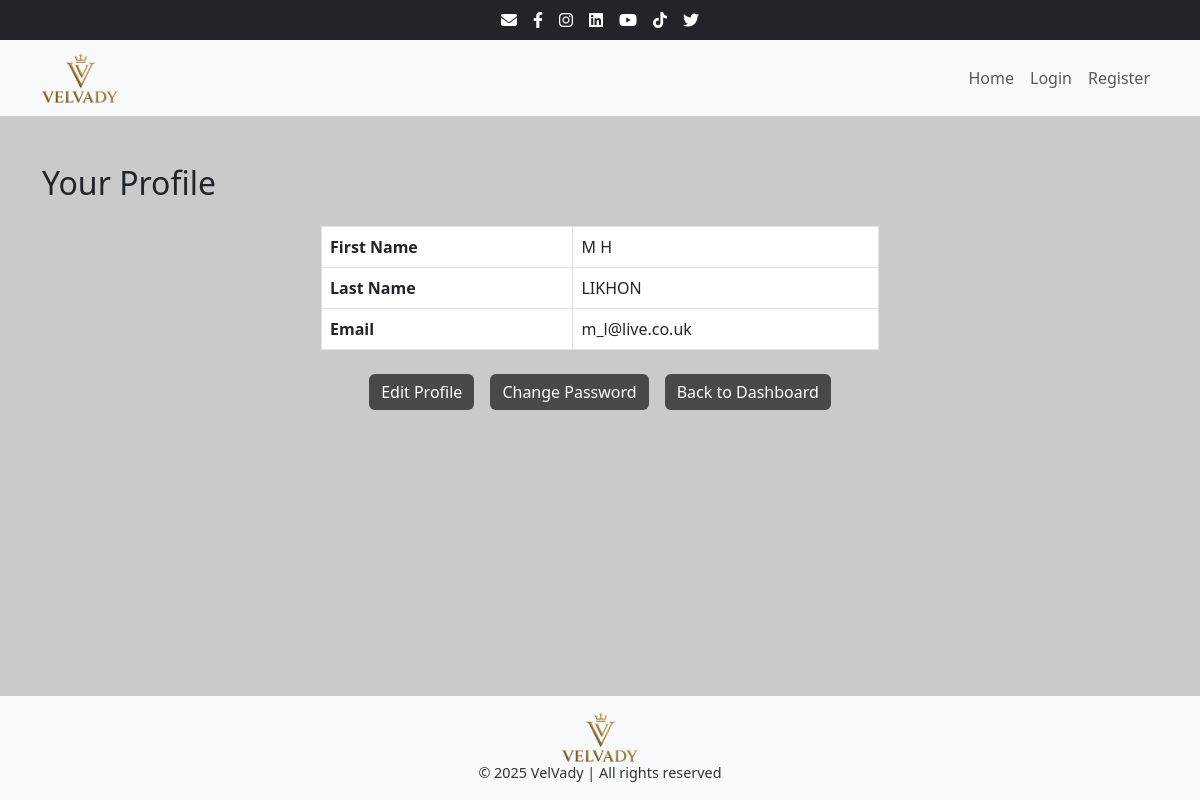
The app's page /accounts/profile/ (signed in) with its own data.
### accounts/models.py (models this page shows, shortened)
class CustomUser(AbstractBaseUser, PermissionsMixin):
    email = models.EmailField(unique=True)
    first_name = models.CharField(max_length=50)
    last_name = models.CharField(max_length=50)
    address = models.TextField()
    is_active = models.BooleanField(default=True)
    is_staff = models.BooleanField(default=False)
    date_joined = models.DateTimeField(default=timezone.now)
    objects = CustomUserManager()
    USERNAME_FIELD = "email"
    REQUIRED_FIELDS = ["first_name", "last_name", "address"]

### accounts/views.py (the view)
# urls.py: path('profile/', views.profile_view, name='profile'),
@login_required
def profile_view(request):
    return render(request, "accounts/profile.html")

### accounts/templates/accounts/profile.html (shortened to what this page needs)
{% extends "core/base.html" %}
{% block content %}
<div class="container my-5">
    <h2 class="mb-4">Your Profile</h2>
    <table class="table table-bordered w-50 mx-auto">
        <tbody>
            <tr>
                <th>First Name</th>
                <td>{{ user.first_name }}</td>
            </tr>
            <tr>
                <th>Last Name</th>
                <td>{{ user.last_name }}</td>
            </tr>
            <tr>
                <th>Email</th>
                <td>{{ user.email }}</td>
            </tr>
        </tbody>
    </table>
    <div class="d-flex justify-content-center flex-wrap gap-3 mt-4">
        <a href="{% url 'profile_edit' %}" class="btn btn-custom">Edit Profile</a>
        <a href="{% url 'password_change' %}" class="btn btn-custom">Change Password</a>
        <a href="{% url 'dashboard' %}" class="btn btn-custom">Back to Dashboard</a>
    </div>
</div>
{% endblock %}

### core/static/core/css/styles.css (style rules this page uses)
* { margin: 0; padding: 0; box-sizing: border-box; }
body { background-color: #cacaca; font-family: 'Segoe UI', Tahoma, Geneva, Verdana, sans-serif; }
.btn-custom { background-color: #494949; color: #ffffff; border: none; font-weight: 500; transition: background-color 0.3s ease, color 0.3s ease; }
.container.my-5 { margin-top: 3rem !important; margin-bottom: 3rem !important; }

### records on screen
CustomUser: first_name "M H", last_name "LIKHON", email "m_l@live.co.uk"
